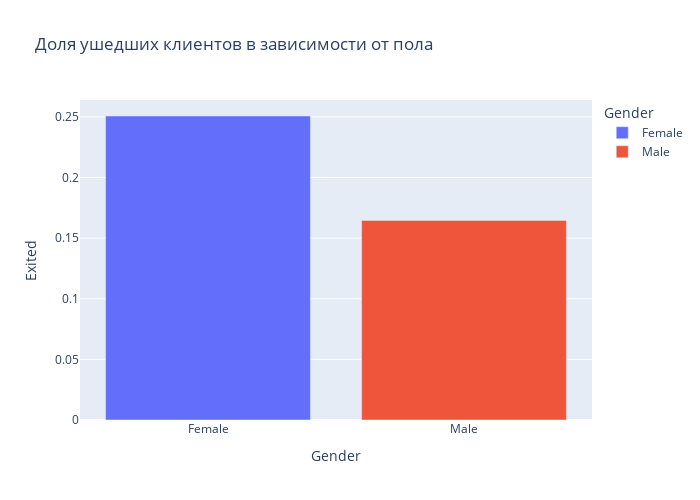

The code cell stored with this chart in its notebook:
### Code cell
#строим график
fig = px.bar(
    data_frame=gender_data, #датафрейм
    x="Gender", #ось x
    y="Exited", #ось y
    color='Gender', #расцветка в зависимости от Gender
    orientation='v', #ориентация графика
    height=500, #высота
    width=700, #ширина
    title='Доля ушедших клиентов в зависимости от пола' #заголовок
)

#отображаем его
fig.show()

### Figure 1 — Plotly figure (JSON) as saved in the notebook; plotly's stock layout.template omitted (floating-point values rounded to 4 significant figures)
{"data": [{"alignmentgroup": "True", "hovertemplate": "Gender=%{x}<br>Exited=%{y}<extra></extra>", "legendgroup": "Female", "marker": {"color": "#636efa", "pattern": {"shape": ""}}, "name": "Female", "offsetgroup": "Female", "orientation": "v", "showlegend": true, "textposition": "auto", "type": "bar", "x": ["Female"], "xaxis": "x", "y": [0.2507], "yaxis": "y"}, {"alignmentgroup": "True", "hovertemplate": "Gender=%{x}<br>Exited=%{y}<extra></extra>", "legendgroup": "Male", "marker": {"color": "#EF553B", "pattern": {"shape": ""}}, "name": "Male", "offsetgroup": "Male", "orientation": "v", "showlegend": true, "textposition": "auto", "type": "bar", "x": ["Male"], "xaxis": "x", "y": [0.1646], "yaxis": "y"}], "layout": {"barmode": "relative", "height": 500, "legend": {"title": {"text": "Gender"}, "tracegroupgap": 0}, "title": {"text": "Доля ушедших клиентов в зависимости от пола"}, "width": 700, "xaxis": {"anchor": "y", "categoryarray": ["Female", "Male"], "categoryorder": "array", "domain": [0, 1], "title": {"text": "Gender"}}, "yaxis": {"anchor": "x", "domain": [0, 1], "title": {"text": "Exited"}}}}
